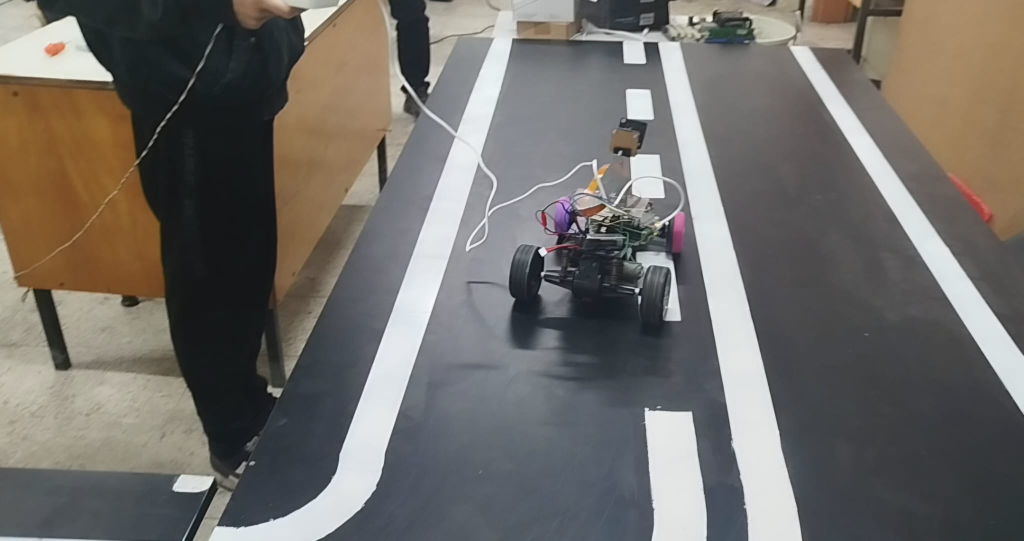
#> input picture img1.png, 2048 x 1082 px, given in place of the camera (shown at 1/2 size)
$ python bev_calibrator.py
#> lines starting #> are read from the running program, lines starting #| are printed output that depends on the picture; after the words box and inside, x2 and y2 are one past the last pixel; in counts of white or black regions, pixels touching at a corner belong together
"""
BEV + Steering Kalibrasyon Araci
================================
Trackbar'larla tum kritik parametreleri canli ayarla.

Pencereler:
  1) "Orijinal"  : Kamera + BEV trapezoid overlay
  2) "BEV"       : Kusbakisi donusum sonucu
  3) "Maske"     : Binary beyaz serit maskesi
  4) "Histogram" : Alt yaridaki beyaz piksel dagalimi

Tuslar:
  'e' = Mevcut degerleri konsola EXPORT et (kopyala-yapistir formatinda)
  'r' = Varsayilan degerlere RESET
  'q' = Cik

Kullanim:
  python bev_calibrator.py
"""

import sys, os, time
import numpy as np
import cv2

os.environ["GPIOZERO_PIN_FACTORY"] = "lgpio"

try:
    from picamera2 import Picamera2
    HAS_PICAMERA2 = True
except ImportError:
    HAS_PICAMERA2 = False

# ============================================================
# VARSAYILAN DEGERLER (lane_opencv.py'den)
# ============================================================
DEFAULTS = {
    # Kamera
    'CAM_W': 1280, 'CAM_H': 720,
    'PROCESS_W': 640, 'CROP_DIV': 5,

    # BEV_SRC noktalar (lane_opencv.py ile senkron)
    'src_tl_x': 90,     'src_tl_y': 0,
    'src_tr_x': 510,    'src_tr_y': 12,
    'src_br_x': 700,    'src_br_y': 240,
    'src_bl_x': -150,   'src_bl_y': 240,

    # BEV boyut
    'BEV_W': 600, 'BEV_H': 400,

    # Parlaklik esigi
    'BRIGHT_THR': 190,

    # Blur
    'BLUR_KERNEL': 9,

    # Steering parametreleri
    'Kp_x100': 240,        # Kp * 100
    'Ki_x100': 5,          # Ki * 100
    'Kd_x100': 20,         # Kd * 100
    'DEADZONE_x1000': 20,  # DEADZONE * 1000  (0.02)
    'ALPHA_x100': 60,      # ALPHA * 100

    # Viraj parametreleri
    'curve_cap_x100': 40,      # curve_boost cap * 100
    'curve_mult': 65,           # curve_boost multiplier
    'far_w_base_x100': 30,     # far_weight base * 100
    'far_w_range_x100': 40,    # far_weight range * 100
    'y_far_pct': 30,            # y_far = h * y_far_pct / 100
    'turn_alpha_x100': 45,     # TURN_CURVATURE_ALPHA * 100
}

# ============================================================
# GLOBAL STATE
# ============================================================
params = dict(DEFAULTS)
cam = None
cap = None
use_usb = True


def nothing(x):
    pass


def create_trackbars():
    """Tum trackbar'lari olustur."""
    cv2.namedWindow("BEV Ayar", cv2.WINDOW_NORMAL)
    cv2.resizeWindow("BEV Ayar", 600, 800)

    # -- BEV_SRC Noktalari --
    # Sol-Ust
    cv2.createTrackbar("SRC TL X",   "BEV Ayar", params['src_tl_x'] + 400, 800, nothing)
    cv2.createTrackbar("SRC TL Y",   "BEV Ayar", params['src_tl_y'], 400, nothing)
    # Sag-Ust
    cv2.createTrackbar("SRC TR X",   "BEV Ayar", params['src_tr_x'], 1000, nothing)
    cv2.createTrackbar("SRC TR Y",   "BEV Ayar", params['src_tr_y'], 400, nothing)
    # Sag-Alt (ekran disi olabilir)
    cv2.createTrackbar("SRC BR X",   "BEV Ayar", params['src_br_x'] + 400, 1600, nothing)
    cv2.createTrackbar("SRC BR Y",   "BEV Ayar", params['src_br_y'], 500, nothing)
    # Sol-Alt (negatif olabilir)
    cv2.createTrackbar("SRC BL X",   "BEV Ayar", params['src_bl_x'] + 600, 1200, nothing)
    cv2.createTrackbar("SRC BL Y",   "BEV Ayar", params['src_bl_y'], 500, nothing)

    # -- BEV Boyut --
    cv2.createTrackbar("BEV W", "BEV Ayar", params['BEV_W'], 1000, nothing)
    cv2.createTrackbar("BEV H", "BEV Ayar", params['BEV_H'], 800, nothing)

    # -- Goruntu Isleme --
    cv2.createTrackbar("BRIGHT THR",  "BEV Ayar", params['BRIGHT_THR'], 254, nothing)
    cv2.createTrackbar("BLUR",        "BEV Ayar", params['BLUR_KERNEL'], 31, nothing)

    # -- Steering Penceresi --
    cv2.namedWindow("Steering Ayar", cv2.WINDOW_NORMAL)
    cv2.resizeWindow("Steering Ayar", 600, 600)

    cv2.createTrackbar("Kp x100",           "Steering Ayar", params['Kp_x100'], 500, nothing)
    cv2.createTrackbar("Ki x100",           "Steering Ayar", params['Ki_x100'], 50, nothing)
    cv2.createTrackbar("Kd x100",           "Steering Ayar", params['Kd_x100'], 100, nothing)
    cv2.createTrackbar("DEADZONE x1000",    "Steering Ayar", params['DEADZONE_x1000'], 100, nothing)
    cv2.createTrackbar("ALPHA x100",        "Steering Ayar", params['ALPHA_x100'], 100, nothing)

    # -- Viraj Parametreleri --
    cv2.createTrackbar("CurveCap x100",     "Steering Ayar", params['curve_cap_x100'], 100, nothing)
    cv2.createTrackbar("CurveMult",         "Steering Ayar", params['curve_mult'], 200, nothing)
    cv2.createTrackbar("FarW Base x100",    "Steering Ayar", params['far_w_base_x100'], 80, nothing)
    cv2.createTrackbar("FarW Range x100",   "Steering Ayar", params['far_w_range_x100'], 80, nothing)
    cv2.createTrackbar("Y Far %",           "Steering Ayar", params['y_far_pct'], 60, nothing)
    cv2.createTrackbar("TurnAlpha x100",    "Steering Ayar", params['turn_alpha_x100'], 100, nothing)


def read_trackbars():
    """Trackbar degerlerini oku."""
    p = {}
    # BEV SRC (offset'li: negatif degerler icin)
    p['src_tl_x'] = cv2.getTrackbarPos("SRC TL X", "BEV Ayar") - 400
    p['src_tl_y'] = cv2.getTrackbarPos("SRC TL Y", "BEV Ayar")
    p['src_tr_x'] = cv2.getTrackbarPos("SRC TR X", "BEV Ayar")
    p['src_tr_y'] = cv2.getTrackbarPos("SRC TR Y", "BEV Ayar")
    p['src_br_x'] = cv2.getTrackbarPos("SRC BR X", "BEV Ayar") - 400
    p['src_br_y'] = cv2.getTrackbarPos("SRC BR Y", "BEV Ayar")
    p['src_bl_x'] = cv2.getTrackbarPos("SRC BL X", "BEV Ayar") - 600
    p['src_bl_y'] = cv2.getTrackbarPos("SRC BL Y", "BEV Ayar")

    p['BEV_W'] = max(100, cv2.getTrackbarPos("BEV W", "BEV Ayar"))
    p['BEV_H'] = max(100, cv2.getTrackbarPos("BEV H", "BEV Ayar"))

    p['BRIGHT_THR'] = max(1, cv2.getTrackbarPos("BRIGHT THR", "BEV Ayar"))
    blur = cv2.getTrackbarPos("BLUR", "BEV Ayar")
    p['BLUR_KERNEL'] = blur if blur % 2 == 1 else blur + 1
    p['BLUR_KERNEL'] = max(1, p['BLUR_KERNEL'])

    # Steering
    p['Kp_x100'] = cv2.getTrackbarPos("Kp x100", "Steering Ayar")
    p['Ki_x100'] = cv2.getTrackbarPos("Ki x100", "Steering Ayar")
    p['Kd_x100'] = cv2.getTrackbarPos("Kd x100", "Steering Ayar")
    p['DEADZONE_x1000'] = cv2.getTrackbarPos("DEADZONE x1000", "Steering Ayar")
    p['ALPHA_x100'] = cv2.getTrackbarPos("ALPHA x100", "Steering Ayar")

    # Viraj
    p['curve_cap_x100'] = cv2.getTrackbarPos("CurveCap x100", "Steering Ayar")
    p['curve_mult'] = cv2.getTrackbarPos("CurveMult", "Steering Ayar")
    p['far_w_base_x100'] = cv2.getTrackbarPos("FarW Base x100", "Steering Ayar")
    p['far_w_range_x100'] = cv2.getTrackbarPos("FarW Range x100", "Steering Ayar")
    p['y_far_pct'] = cv2.getTrackbarPos("Y Far %", "Steering Ayar")
    p['turn_alpha_x100'] = cv2.getTrackbarPos("TurnAlpha x100", "Steering Ayar")

    return p


def build_bev_transform(p):
    """Mevcut parametrelerden BEV matrislerini hesapla."""
    bev_w = p['BEV_W']
    bev_h = p['BEV_H']

    src = np.float32([
        [p['src_tl_x'], p['src_tl_y']],
        [p['src_tr_x'], p['src_tr_y']],
        [p['src_br_x'], p['src_br_y']],
        [p['src_bl_x'], p['src_bl_y']],
    ])
    dst = np.float32([
        [0,     0],
        [bev_w, 0],
        [bev_w, bev_h],
        [0,     bev_h],
    ])

    M = cv2.getPerspectiveTransform(src, dst)
    M_inv = cv2.getPerspectiveTransform(dst, src)

    # Aracin BEV'deki konumu
    process_w = p.get('PROCESS_W', 640)
    cam_src = np.float32([[[process_w / 2.0, float(src[2][1])]]])
    cam_dst = cv2.perspectiveTransform(cam_src, M)
    car_x = float(cam_dst[0][0][0])

    return M, M_inv, src, bev_w, bev_h, car_x


def create_lane_mask(warped, bright_thr, blur_k):
    """BEV goruntusunden beyaz serit maskesi."""
    gray = cv2.cvtColor(warped, cv2.COLOR_BGR2GRAY)
    blur = cv2.GaussianBlur(gray, (blur_k, blur_k), 0)
    _, binary = cv2.threshold(blur, bright_thr, 255, cv2.THRESH_BINARY)

    k_close = np.ones((7, 7), np.uint8)
    k_dilate = np.ones((5, 3), np.uint8)
    binary = cv2.morphologyEx(binary, cv2.MORPH_CLOSE, k_close, iterations=2)
    binary = cv2.dilate(binary, k_dilate, iterations=1)
    k_open = np.ones((3, 3), np.uint8)
    binary = cv2.morphologyEx(binary, cv2.MORPH_OPEN, k_open)

    contours, _ = cv2.findContours(binary, cv2.RETR_EXTERNAL, cv2.CHAIN_APPROX_SIMPLE)
    for cnt in contours:
        if cv2.contourArea(cnt) < 100:
            cv2.drawContours(binary, [cnt], 0, 0, -1)

    return binary


def draw_histogram(binary, bev_w, bev_h, car_x):
    """Histogram gorsellemesi.
    Dondurur: (hist_img, lane_center_x veya None)
    """
    hist_region = binary[bev_h // 2:, :]
    histogram = np.sum(hist_region, axis=0).astype(np.float64)

    # Yumusatma
    kernel = np.ones(15) / 15
    histogram = np.convolve(histogram, kernel, mode='same')

    # Normalize
    h_max = max(histogram.max(), 1)
    hist_h = 300  # Daha yuksek — aciklama metni icin yer
    hist_img = np.zeros((hist_h, max(bev_w, 500), 3), dtype=np.uint8)

    # Histogram barlari
    bar_area_h = 180  # Barlarin kullanabilecegi dikey alan
    for x in range(min(bev_w, len(histogram))):
        bar_h = int(histogram[x] / h_max * (bar_area_h - 20))
        if bar_h > 0:
            cv2.line(hist_img, (x, bar_area_h), (x, bar_area_h - bar_h), (200, 200, 200), 1)

    # Peak'leri bul
    peaks = []
    for i in range(1, len(histogram) - 1):
        if (histogram[i] > histogram[i-1] and
            histogram[i] >= histogram[i+1] and
            histogram[i] > 500):
            peaks.append((i, histogram[i]))

    # Peak'leri isaretle (kirmizi noktalar)
    for px, ph in peaks:
        bar_h = int(ph / h_max * (bar_area_h - 20))
        cv2.circle(hist_img, (px, bar_area_h - bar_h), 6, (0, 0, 255), -1)
        cv2.putText(hist_img, f"x={px}", (px - 15, bar_area_h - bar_h - 12),
                    cv2.FONT_HERSHEY_SIMPLEX, 0.5, (0, 0, 255), 2)

    # ============================================================
    # LANE CENTER: iki en guclu peak'in TAM ORTASI
    # ============================================================
    lane_center_x = None
    if len(peaks) >= 2:
        # En guclu 2 peak'i al
        sorted_peaks = sorted(peaks, key=lambda p: p[1], reverse=True)
        top2 = sorted(sorted_peaks[:2], key=lambda p: p[0])  # x sirasina gore
        left_peak_x = top2[0][0]
        right_peak_x = top2[1][0]
        lane_center_x = (left_peak_x + right_peak_x) / 2.0
        lc_xi = int(lane_center_x)

        # KIRMIZI KALIN CIZGI = SERIT MERKEZI
        cv2.line(hist_img, (lc_xi, 0), (lc_xi, bar_area_h), (0, 0, 255), 3)
        cv2.putText(hist_img, f"SERIT ORTA={lc_xi}", (lc_xi + 5, 20),
                    cv2.FONT_HERSHEY_SIMPLEX, 0.55, (0, 0, 255), 2)

    # SARI CIZGI = bev_w/2 (programin kullandigi referans)
    mid = bev_w // 2
    cv2.line(hist_img, (mid, 0), (mid, bar_area_h), (0, 255, 255), 2)
    cv2.putText(hist_img, f"bev_w/2={mid}", (mid + 5, 40),
                cv2.FONT_HERSHEY_SIMPLEX, 0.55, (0, 255, 255), 2)

    # YESIL CIZGI = BEV_CAR_X
    car_xi = int(car_x)
    cv2.line(hist_img, (car_xi, 0), (car_xi, bar_area_h), (0, 255, 0), 2)
    cv2.putText(hist_img, f"CAR_X={car_xi}", (car_xi + 5, 60),
                cv2.FONT_HERSHEY_SIMPLEX, 0.55, (0, 255, 0), 2)

    # ============================================================
    # ACIKLAMA METNI (histogram'in altinda)
    # ============================================================
    y_text = bar_area_h + 20
    cv2.putText(hist_img, "KIRMIZI = Serit merkezi (iki peak'in ortasi)",
                (10, y_text), cv2.FONT_HERSHEY_SIMPLEX, 0.55, (0, 0, 255), 2)
    cv2.putText(hist_img, "SARI = bev_w/2 (programin referansi)",
                (10, y_text + 25), cv2.FONT_HERSHEY_SIMPLEX, 0.55, (0, 255, 255), 2)
    cv2.putText(hist_img, "YESIL = BEV_CAR_X (kameranin BEV konumu)",
                (10, y_text + 50), cv2.FONT_HERSHEY_SIMPLEX, 0.55, (0, 255, 0), 2)

    # Fark bilgisi
    if lane_center_x is not None:
        diff_sari = lane_center_x - mid
        diff_yesil = lane_center_x - car_x
        status_sari = "TAMAM" if abs(diff_sari) < 15 else f"{diff_sari:+.0f}px KAYIK!"
        status_yesil = "TAMAM" if abs(diff_yesil) < 15 else f"{diff_yesil:+.0f}px KAYIK!"
        cv2.putText(hist_img, f"KIRMIZI-SARI fark: {status_sari}",
                    (10, y_text + 80), cv2.FONT_HERSHEY_SIMPLEX, 0.55, (255, 255, 255), 2)
        cv2.putText(hist_img, f"KIRMIZI-YESIL fark: {status_yesil}",
                    (10, y_text + 105), cv2.FONT_HERSHEY_SIMPLEX, 0.55, (255, 255, 255), 2)

    return hist_img, lane_center_x


# [73 lines left out: functions export_values, reset_trackbars, not called in this run]


def main():
    global cam, cap, use_usb

    # -- Kamera Secimi --
    print("\n" + "=" * 50)
    print("  BEV KALIBRASYON ARACI")
    print("=" * 50)
    print("  1) usbcam  -- USB Kamera")
    print("  2) rpi     -- Raspberry Pi Kamera")
    print("=" * 50)
    choice = input("Secim [usbcam/rpi]: ").strip().lower()
#> the answer given: 1
    use_usb = choice in ("usbcam", "usb", "1", "")

    if use_usb:
        cap = cv2.VideoCapture(0)
        cap.set(cv2.CAP_PROP_FRAME_WIDTH, DEFAULTS['CAM_W'])
        cap.set(cv2.CAP_PROP_FRAME_HEIGHT, DEFAULTS['CAM_H'])
        cap.set(cv2.CAP_PROP_FPS, 30)
        if not cap.isOpened():
            print("[HATA] USB kamera acilamadi!")
            sys.exit(1)
        print("[INFO] USB Kamera hazir.")
    else:
        if not HAS_PICAMERA2:
            print("[HATA] Picamera2 bulunamadi!")
            sys.exit(1)
        cam = Picamera2()
        cam.configure(cam.create_video_configuration(
            main={"size": (DEFAULTS['CAM_W'], DEFAULTS['CAM_H']), "format": "RGB888"},
            buffer_count=2
        ))
        cam.start()
        time.sleep(0.5)
        print("[INFO] RPi Kamera hazir.")

    create_trackbars()

    # Gorunum pencereleri
    cv2.namedWindow("Orijinal", cv2.WINDOW_NORMAL)
    cv2.namedWindow("BEV", cv2.WINDOW_NORMAL)
    cv2.namedWindow("Maske", cv2.WINDOW_NORMAL)
    cv2.namedWindow("Histogram", cv2.WINDOW_NORMAL)

    cv2.resizeWindow("Orijinal", 640, 400)
    cv2.resizeWindow("BEV", 600, 400)
    cv2.resizeWindow("Maske", 600, 400)
    cv2.resizeWindow("Histogram", 600, 320)

    print("\n[INFO] Tuslar: 'e'=Export  'r'=Reset  'q'=Cik")
    print("[INFO] Trackbar'larla degerleri ayarlayin.\n")

    while True:
        # Frame oku
        if use_usb:
            ret, frame = cap.read()
#> frame is the input picture: shape (1082, 2048, 3); mean B, G, R 105.1, 109.4, 112.9
            if not ret:
                print("[HATA] Frame alinamadi!")
                break
        else:
            img = cam.capture_array("main")
            frame = cv2.cvtColor(img, cv2.COLOR_RGB2BGR)

        # Trackbar'lardan parametreleri oku
        p = read_trackbars()

        # Crop + resize
        h_img = frame.shape[0]
        y_off = h_img // DEFAULTS['CROP_DIV']
        bottom = frame[y_off:, :]
        bh, bw = bottom.shape[:2]
        process_w = DEFAULTS['PROCESS_W']
        scale = process_w / bw
        proc_h = int(bh * scale)
        small = cv2.resize(bottom, (process_w, proc_h))

        # BEV transform
        try:
            M, M_inv, src_pts, bev_w, bev_h, car_x = build_bev_transform(p)
        except cv2.error:
            continue

        warped = cv2.warpPerspective(small, M, (bev_w, bev_h))
        binary = create_lane_mask(warped, p['BRIGHT_THR'], p['BLUR_KERNEL'])
#> in create_lane_mask, `blur = cv2.GaussianBlur(gray, (blur_k, blur_k), 0)`:
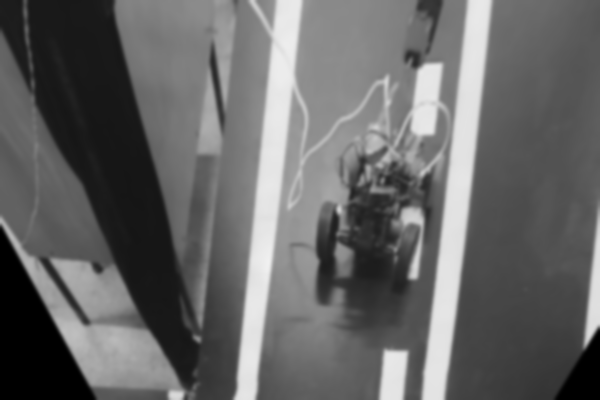
#> blur: shape (400, 600); min 0, max 240, mean 102.4
#> in create_lane_mask, `_, binary = cv2.threshold(blur, bright_thr, 255, cv2.THRESH_BINARY)`:
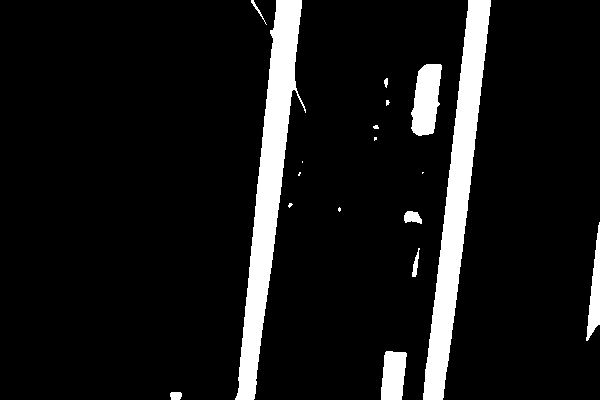
#> binary: shape (400, 600); 9.2% white; 18 white regions (8 under 20 px), largest, box (x1, y1, x2, y2) and area: (235, 0, 306, 400) 9208, (423, 0, 491, 400) 8896, (411, 64, 442, 136) 1638
#> in create_lane_mask, `binary = cv2.dilate(binary, k_dilate, iterations=1)`:
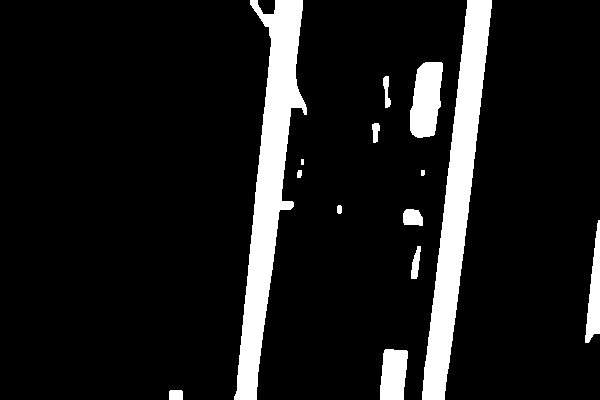
#> binary: shape (400, 600); 10.8% white; 14 white regions (1 under 20 px)
#> in create_lane_mask, `contours, _ = cv2.findContours(binary, cv2.RETR_EXTERNAL, cv2.CHAIN_AP..`: contours = 14 contours, 2 with area under 20; largest, box (x1, y1, x2, y2) and area: (234, 0, 307, 400) 10296, (422, 0, 492, 400) 9459, (410, 62, 443, 138) 1848, (380, 349, 408, 400) 1150, (585, 220, 600, 343) 910
#> the loop in create_lane_mask, `for cnt in contours:` made 14 passes
#> cnt on pass 9: [[301, 159], [301, 164], [303, 164], [303, 159]]
#> after the loop in create_lane_mask, `for cnt in contours:`:
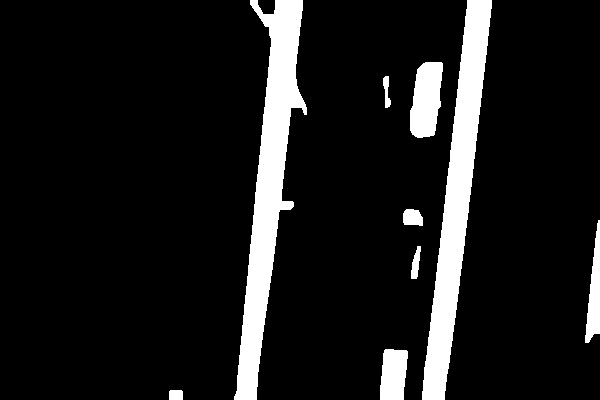
#> binary: shape (400, 600); 10.7% white; 9 white regions, largest, box (x1, y1, x2, y2) and area: (234, 0, 307, 400) 10767, (422, 0, 492, 400) 9882, (410, 62, 443, 138) 1940

        # ============================================================
        # 1) ORIJINAL + TRAPEZOID OVERLAY
        # ============================================================
        orig_viz = small.copy()
        pts = src_pts.astype(np.int32).reshape((-1, 1, 2))
        cv2.polylines(orig_viz, [pts], True, (0, 255, 0), 2)
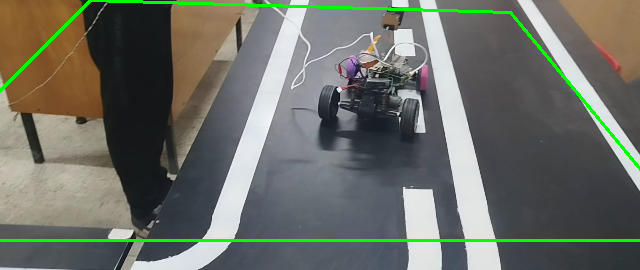
#> orig_viz: shape (270, 640, 3); mean B, G, R 101.7, 110.6, 106.9
        for i, (label, color) in enumerate(zip(
                ['TL', 'TR', 'BR', 'BL'],
                [(255, 0, 0), (0, 0, 255), (0, 165, 255), (255, 255, 0)])):
            x, y = int(src_pts[i][0]), int(src_pts[i][1])
            if 0 <= x < process_w and 0 <= y < proc_h:
                cv2.circle(orig_viz, (x, y), 8, color, -1)
                cv2.putText(orig_viz, label, (x + 10, y - 5),
                            cv2.FONT_HERSHEY_SIMPLEX, 0.7, color, 2)
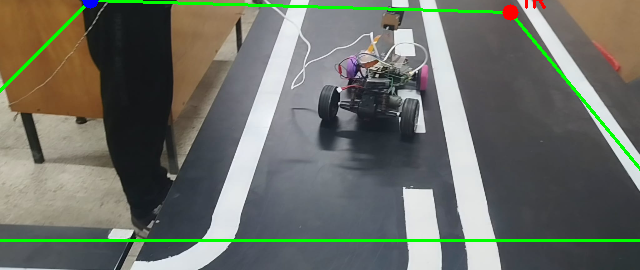
#> orig_viz: shape (270, 640, 3); 0.23% of pixels changed, all inside (x1, y1, x2, y2) = (82, 0, 546, 21)

        # Merkez cizgisi
        cx = process_w // 2
        cv2.line(orig_viz, (cx, 0), (cx, proc_h), (0, 255, 255), 1)
        cv2.putText(orig_viz, f"Cam Center={cx}", (cx + 5, 20),
                    cv2.FONT_HERSHEY_SIMPLEX, 0.5, (0, 255, 255), 1)

        # BEV_CAR_X bilgisi
        cv2.putText(orig_viz, f"BEV_CAR_X={car_x:.1f}  bev_w/2={bev_w/2:.1f}  fark={car_x - bev_w/2:+.1f}",
                    (10, proc_h - 15), cv2.FONT_HERSHEY_SIMPLEX, 0.6, (0, 255, 0), 2)

        cv2.imshow("Orijinal", orig_viz)

        # ============================================================
        # 2) BEV GORUNUMU
        # ============================================================
        bev_viz = warped.copy()
        mid_x = bev_w // 2
        cv2.line(bev_viz, (mid_x, 0), (mid_x, bev_h), (0, 255, 255), 1)
        car_xi = int(car_x)
        cv2.line(bev_viz, (car_xi, 0), (car_xi, bev_h), (0, 255, 0), 2)

        # y_far ve y_near cizgileri
        y_far_pct = p['y_far_pct']
        y_near_line = int(bev_h * 0.75)
        y_far_line = int(bev_h * y_far_pct / 100.0)
        cv2.line(bev_viz, (0, y_near_line), (bev_w, y_near_line), (255, 100, 0), 1)
        cv2.line(bev_viz, (0, y_far_line), (bev_w, y_far_line), (0, 100, 255), 1)
        cv2.putText(bev_viz, f"y_near={y_near_line}", (5, y_near_line - 5),
                    cv2.FONT_HERSHEY_SIMPLEX, 0.45, (255, 100, 0), 1)
        cv2.putText(bev_viz, f"y_far={y_far_line}", (5, y_far_line - 5),
                    cv2.FONT_HERSHEY_SIMPLEX, 0.45, (0, 100, 255), 1)

        # Parametre degerleri overlay
        fw_max = (p['far_w_base_x100'] + p['far_w_range_x100']) / 100.0
        info_lines = [
            f"Kp={p['Kp_x100']/100:.2f} Ki={p['Ki_x100']/100:.2f} Kd={p['Kd_x100']/100:.2f}",
            f"DZ={p['DEADZONE_x1000']/1000:.3f} A={p['ALPHA_x100']/100:.2f}",
            f"CB cap={p['curve_cap_x100']/100:.2f} m={p['curve_mult']}",
            f"FW={p['far_w_base_x100']/100:.2f}..{fw_max:.2f}",
            f"TA={p['turn_alpha_x100']/100:.2f}",
        ]
        for i, txt in enumerate(info_lines):
            cv2.putText(bev_viz, txt, (5, 20 + i * 22),
                        cv2.FONT_HERSHEY_SIMPLEX, 0.50, (255, 255, 255), 1)
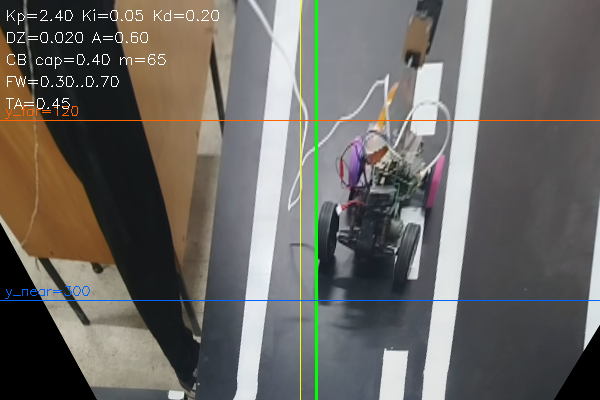
#> bev_viz: shape (400, 600, 3); mean B, G, R 99.3, 103.7, 106

        cv2.imshow("BEV", bev_viz)

        # ============================================================
        # 3) BINARY MASKE
        # ============================================================
        mask_viz = cv2.cvtColor(binary, cv2.COLOR_GRAY2BGR)
        cv2.line(mask_viz, (mid_x, 0), (mid_x, bev_h), (0, 255, 255), 1)
#> (the rest of the program and of its run is left out)
